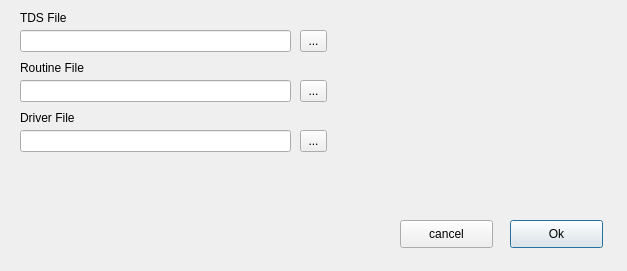
<?xml version="1.0" encoding="UTF-8"?>
<ui version="4.0">
 <class>Dialog</class>
 <widget class="QDialog" name="Dialog">
  <property name="geometry">
   <rect>
    <x>0</x>
    <y>0</y>
    <width>627</width>
    <height>271</height>
   </rect>
  </property>
  <property name="windowTitle">
   <string>TDS -&gt; TDS3</string>
  </property>
  <widget class="QLineEdit" name="lineEdit">
   <property name="geometry">
    <rect>
     <x>20</x>
     <y>30</y>
     <width>271</width>
     <height>22</height>
    </rect>
   </property>
  </widget>
  <widget class="QToolButton" name="BtnFileTDS">
   <property name="geometry">
    <rect>
     <x>300</x>
     <y>30</y>
     <width>27</width>
     <height>22</height>
    </rect>
   </property>
   <property name="text">
    <string>...</string>
   </property>
  </widget>
  <widget class="QLineEdit" name="lineEdit_2">
   <property name="geometry">
    <rect>
     <x>20</x>
     <y>80</y>
     <width>271</width>
     <height>22</height>
    </rect>
   </property>
  </widget>
  <widget class="QLineEdit" name="lineEdit_3">
   <property name="geometry">
    <rect>
     <x>20</x>
     <y>130</y>
     <width>271</width>
     <height>22</height>
    </rect>
   </property>
  </widget>
  <widget class="QToolButton" name="BtnFileRT">
   <property name="geometry">
    <rect>
     <x>300</x>
     <y>80</y>
     <width>27</width>
     <height>22</height>
    </rect>
   </property>
   <property name="text">
    <string>...</string>
   </property>
  </widget>
  <widget class="QToolButton" name="BtnFileDR">
   <property name="geometry">
    <rect>
     <x>300</x>
     <y>130</y>
     <width>27</width>
     <height>22</height>
    </rect>
   </property>
   <property name="text">
    <string>...</string>
   </property>
  </widget>
  <widget class="QLabel" name="label">
   <property name="geometry">
    <rect>
     <x>20</x>
     <y>10</y>
     <width>53</width>
     <height>16</height>
    </rect>
   </property>
   <property name="text">
    <string>TDS File</string>
   </property>
  </widget>
  <widget class="QLabel" name="label_2">
   <property name="geometry">
    <rect>
     <x>20</x>
     <y>60</y>
     <width>81</width>
     <height>16</height>
    </rect>
   </property>
   <property name="text">
    <string>Routine File</string>
   </property>
  </widget>
  <widget class="QLabel" name="label_3">
   <property name="geometry">
    <rect>
     <x>20</x>
     <y>110</y>
     <width>71</width>
     <height>16</height>
    </rect>
   </property>
   <property name="text">
    <string>Driver File</string>
   </property>
  </widget>
  <widget class="QPushButton" name="BtnOk">
   <property name="geometry">
    <rect>
     <x>510</x>
     <y>220</y>
     <width>93</width>
     <height>28</height>
    </rect>
   </property>
   <property name="text">
    <string>Ok</string>
   </property>
  </widget>
  <widget class="QPushButton" name="BtnCancel">
   <property name="geometry">
    <rect>
     <x>400</x>
     <y>220</y>
     <width>93</width>
     <height>28</height>
    </rect>
   </property>
   <property name="text">
    <string>cancel</string>
   </property>
  </widget>
 </widget>
 <resources/>
 <connections/>
</ui>
